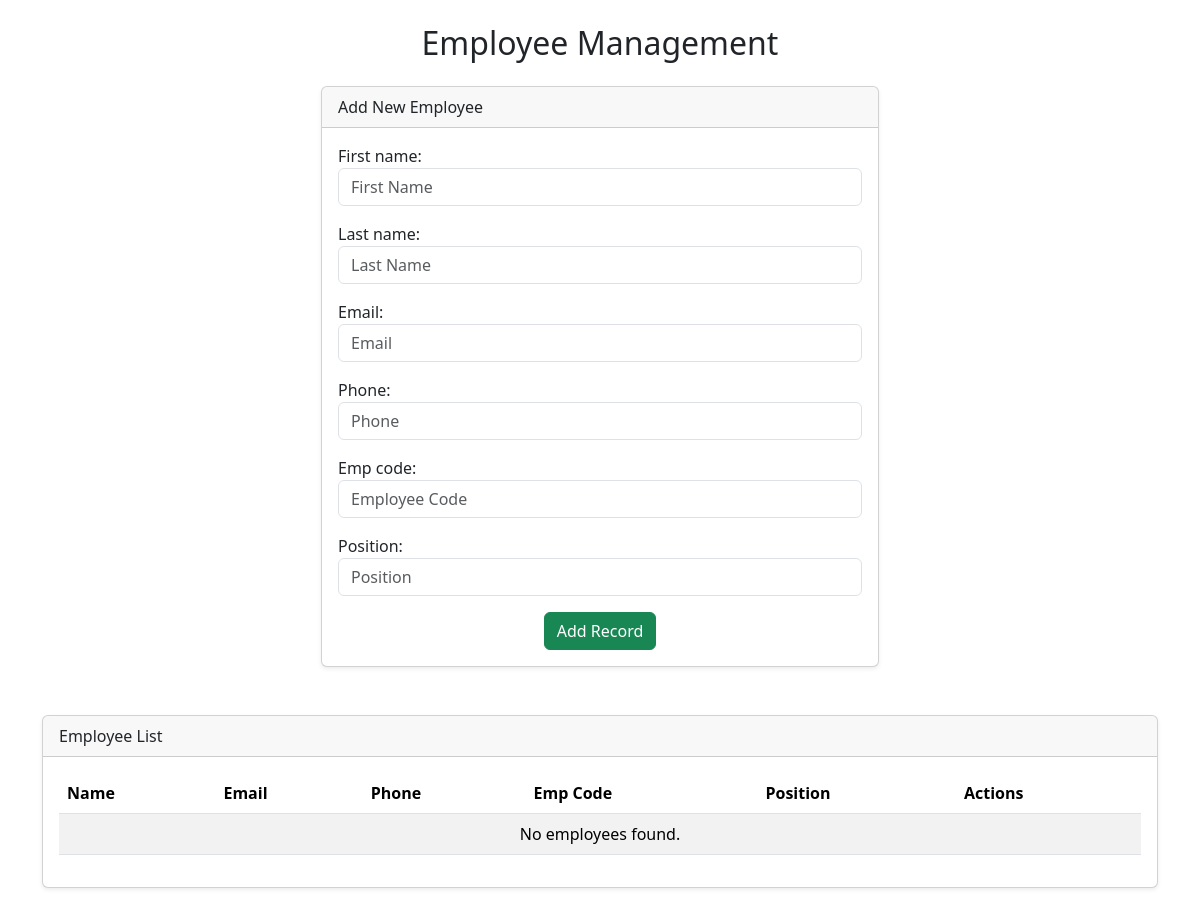
/crud/, run on an earlier commit of the app's database.
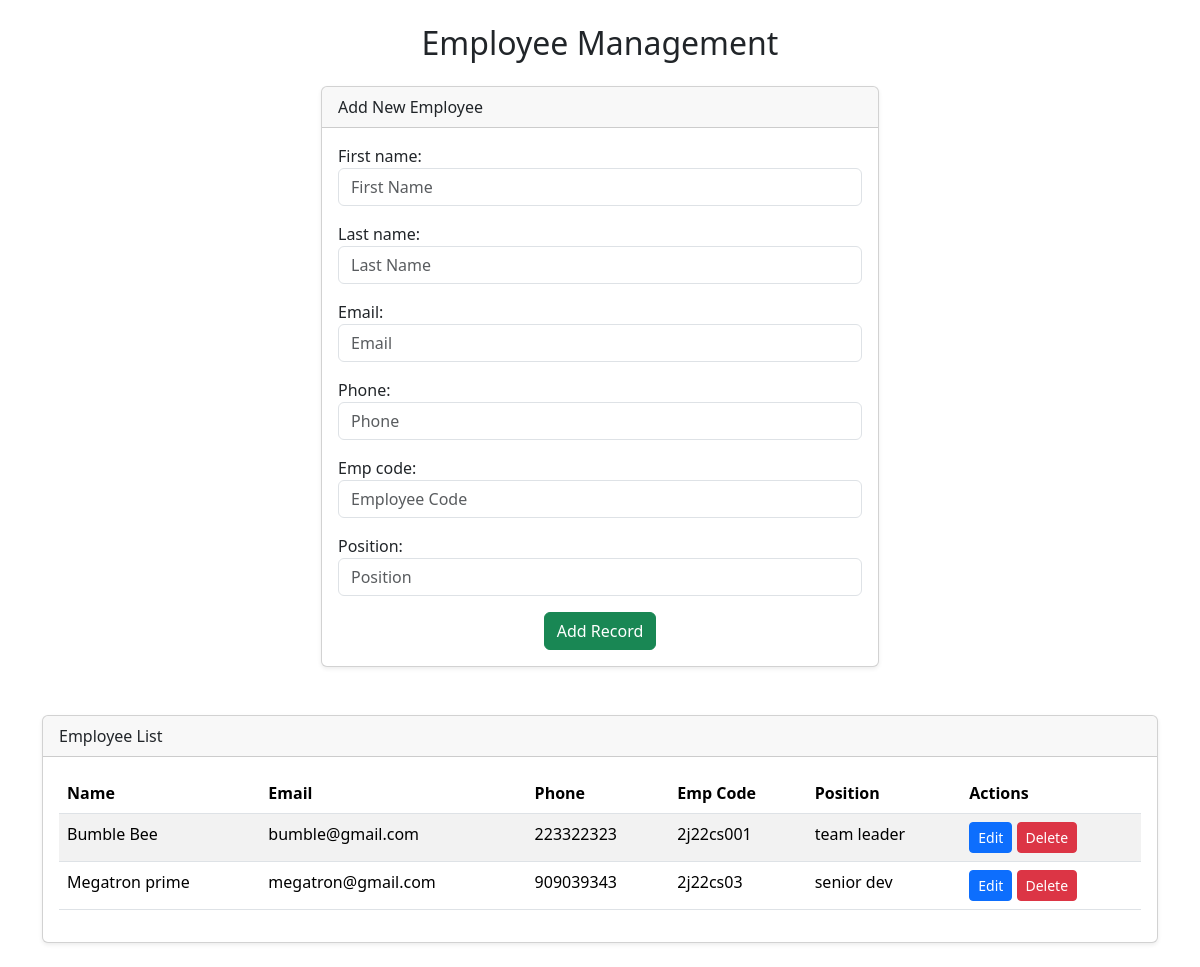
And on a later commit of the database.
### CRUD/models.py (models this page shows, shortened)
class Data(models.Model):
    created_at = models.DateTimeField(auto_now_add=True)
    first_name = models.CharField(max_length=40)
    last_name = models.CharField(max_length=40)
    email = models.CharField(max_length=30)
    phone = models.CharField(max_length=15)
    emp_code = models.CharField(max_length=30)
    position = models.CharField(max_length=40)

### CRUD/views.py (the view, shortened to what this page needs)
# urls.py: path('', views.data_list, name='data_list'),
def data_list(request):
    datas = Data.objects.all().order_by('-created_at')
    if request.method == "POST" and "add_record" in request.POST:
        form = DataForm(request.POST)
        if form.is_valid():
            form.save()
            return redirect('data_list')
    else:
        form = DataForm()
    if request.method == "POST" and "delete_record" in request.POST:
        pk = request.POST.get("record_id")
        record = get_object_or_404(Data, pk=pk)
        record.delete()
        return redirect('data_list')
    return render(request, 'CRUD/home.html', {'datas': datas, 'form': form})

### CRUD/forms.py
class DataForm(forms.ModelForm):
    class Meta:
        model = Data
        fields = ['first_name', 'last_name', 'email', 'phone', 'emp_code', 'position']
        widgets = {
            'first_name': forms.TextInput(attrs={'placeholder': 'First Name', 'class': 'form-control'}),
            'last_name': forms.TextInput(attrs={'placeholder': 'Last Name', 'class': 'form-control'}),
            'email': forms.EmailInput(attrs={'placeholder': 'Email', 'class': 'form-control'}),
            'phone': forms.TextInput(attrs={'placeholder': 'Phone', 'class': 'form-control'}),
            'emp_code': forms.TextInput(attrs={'placeholder': 'Employee Code', 'class': 'form-control'}),
            'position': forms.TextInput(attrs={'placeholder': 'Position', 'class': 'form-control'}),
        }

### CRUD/templates/CRUD/home.html (shortened to what this page needs)
<!DOCTYPE html>
<html>
<head>
  <link rel="stylesheet" href="https://cdn.jsdelivr.net/npm/bootstrap@5.3.3/dist/css/bootstrap.min.css">
</head>
<body class="container py-4">
  <h2 class="mb-4 text-center">Employee Management</h2>
  <div class="card mb-5 col-6 shadow-sm mx-auto">
    <div class="card-header">Add New Employee</div>
    <div class="card-body">
      <form method="post">
        {{ form.as_p }}
       <div class="text-center">
  <button type="submit" name="add_record" class="btn btn-success">
    Add Record
  </button>
</div>
      </form>
    </div>
  </div>
  <div class="card shadow-sm">
    <div class="card-header">Employee List</div>
    <div class="card-body">
      <table class="table table-striped table-hover">
        <thead>
          <tr>
            <th>Name</th>
            <th>Email</th>
            <th>Phone</th>
            <th>Emp Code</th>
            <th>Position</th>
            <th>Actions</th>
          </tr>
        </thead>
        <tbody>
          {% for d in datas %}
          <tr>
            <td>{{ d.first_name }} {{ d.last_name }}</td>
            <td>{{ d.email }}</td>
            <td>{{ d.phone }}</td>
            <td>{{ d.emp_code }}</td>
            <td>{{ d.position }}</td>
            <td>
              <button class="btn btn-sm btn-primary" data-bs-toggle="modal" data-bs-target="#editModal{{ d.id }}">
                Edit
              </button>
              <button class="btn btn-sm btn-danger" data-bs-toggle="modal" data-bs-target="#deleteModal{{ d.id }}">
                Delete
              </button>
            </td>
          </tr>
          {% empty %}
          <tr>
            <td colspan="6" class="text-center">No employees found.</td>
          </tr>
          {% endfor %}
        </tbody>
      </table>
    </div>
  </div>
</body>
</html>

What changed in the data, as far as the page shows it:
added Data: first_name "Bumble", last_name "Bee", email "bumble@gmail.com", phone "223322323", emp_code "2j22cs001", position "team leader"
added Data: first_name "Megatron", last_name "prime", email "megatron@gmail.com", phone "909039343", emp_code "2j22cs03", position "senior dev"
Also different on the page:
text no longer shown: "No employees found."
